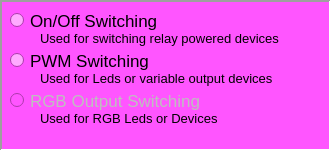
   <widget class="QFrame" name="OutputModeFrame">
    <property name="enabled">
     <bool>true</bool>
    </property>
    <property name="geometry">
     <rect>
      <x>340</x>
      <y>50</y>
      <width>331</width>
      <height>151</height>
     </rect>
    </property>
    <property name="palette">
     <palette>
      <active>
       <colorrole role="Button">
        <brush brushstyle="SolidPattern">
         <color alpha="255">
          <red>255</red>
          <green>255</green>
          <blue>255</blue>
         </color>
        </brush>
       </colorrole>
       <colorrole role="Midlight">
        <brush brushstyle="SolidPattern">
         <color alpha="255">
          <red>255</red>
          <green>255</green>
          <blue>255</blue>
         </color>
        </brush>
       </colorrole>
       <colorrole role="Base">
        <brush brushstyle="SolidPattern">
         <color alpha="255">
          <red>255</red>
          <green>170</green>
          <blue>255</blue>
         </color>
        </brush>
       </colorrole>
       <colorrole role="Window">
        <brush brushstyle="SolidPattern">
         <color alpha="255">
          <red>255</red>
          <green>85</green>
          <blue>255</blue>
         </color>
        </brush>
       </colorrole>
      </active>
      <inactive>
       <colorrole role="Button">
        <brush brushstyle="SolidPattern">
         <color alpha="255">
          <red>255</red>
          <green>255</green>
          <blue>255</blue>
         </color>
        </brush>
       </colorrole>
       <colorrole role="Midlight">
        <brush brushstyle="SolidPattern">
         <color alpha="255">
          <red>255</red>
          <green>255</green>
          <blue>255</blue>
         </color>
        </brush>
       </colorrole>
       <colorrole role="Base">
        <brush brushstyle="SolidPattern">
         <color alpha="255">
          <red>255</red>
          <green>170</green>
          <blue>255</blue>
         </color>
        </brush>
       </colorrole>
       <colorrole role="Window">
        <brush brushstyle="SolidPattern">
         <color alpha="255">
          <red>255</red>
          <green>85</green>
          <blue>255</blue>
         </color>
        </brush>
       </colorrole>
      </inactive>
      <disabled>
       <colorrole role="Button">
        <brush brushstyle="SolidPattern">
         <color alpha="255">
          <red>255</red>
          <green>255</green>
          <blue>255</blue>
         </color>
        </brush>
       </colorrole>
       <colorrole role="Midlight">
        <brush brushstyle="SolidPattern">
         <color alpha="255">
          <red>255</red>
          <green>255</green>
          <blue>255</blue>
         </color>
        </brush>
       </colorrole>
       <colorrole role="Base">
        <brush brushstyle="SolidPattern">
         <color alpha="255">
          <red>255</red>
          <green>85</green>
          <blue>255</blue>
         </color>
        </brush>
       </colorrole>
       <colorrole role="Window">
        <brush brushstyle="SolidPattern">
         <color alpha="255">
          <red>255</red>
          <green>85</green>
          <blue>255</blue>
         </color>
        </brush>
       </colorrole>
      </disabled>
     </palette>
    </property>
    <property name="font">
     <font>
      <pointsize>13</pointsize>
     </font>
    </property>
    <property name="autoFillBackground">
     <bool>false</bool>
    </property>
    <property name="frameShape">
     <enum>QFrame::Panel</enum>
    </property>
    <property name="frameShadow">
     <enum>QFrame::Sunken</enum>
    </property>
    <property name="lineWidth">
     <number>2</number>
    </property>
    <property name="midLineWidth">
     <number>1</number>
    </property>
    <widget class="QLabel" name="label_24">
     <property name="geometry">
      <rect>
       <x>40</x>
       <y>30</y>
       <width>271</width>
       <height>16</height>
      </rect>
     </property>
     <property name="font">
      <font>
       <pointsize>10</pointsize>
      </font>
     </property>
     <property name="text">
      <string>Used for switching relay powered devices</string>
     </property>
    </widget>
    <widget class="QRadioButton" name="RadioButtonPWMDisable">
     <property name="geometry">
      <rect>
       <x>10</x>
       <y>10</y>
       <width>311</width>
       <height>21</height>
      </rect>
     </property>
     <property name="text">
      <string>On/Off Switching</string>
     </property>
    </widget>
    <widget class="QLabel" name="label_25">
     <property name="geometry">
      <rect>
       <x>40</x>
       <y>70</y>
       <width>271</width>
       <height>16</height>
      </rect>
     </property>
     <property name="font">
      <font>
       <pointsize>10</pointsize>
      </font>
     </property>
     <property name="text">
      <string>Used for Leds or variable output devices</string>
     </property>
    </widget>
    <widget class="QRadioButton" name="RadioButtonPWMEnable">
     <property name="geometry">
      <rect>
       <x>10</x>
       <y>50</y>
       <width>311</width>
       <height>21</height>
      </rect>
     </property>
     <property name="text">
      <string>PWM Switching</string>
     </property>
    </widget>
    <widget class="QLabel" name="label_26">
     <property name="geometry">
      <rect>
       <x>40</x>
       <y>110</y>
       <width>271</width>
       <height>16</height>
      </rect>
     </property>
     <property name="font">
      <font>
       <pointsize>10</pointsize>
      </font>
     </property>
     <property name="text">
      <string>Used for RGB Leds or Devices</string>
     </property>
    </widget>
    <widget class="QRadioButton" name="RadioButtonRGBEnable">
     <property name="enabled">
      <bool>false</bool>
     </property>
     <property name="geometry">
      <rect>
       <x>10</x>
       <y>90</y>
       <width>311</width>
       <height>21</height>
      </rect>
     </property>
     <property name="text">
      <string>RGB Output Switching </string>
     </property>
    </widget>
   </widget>
